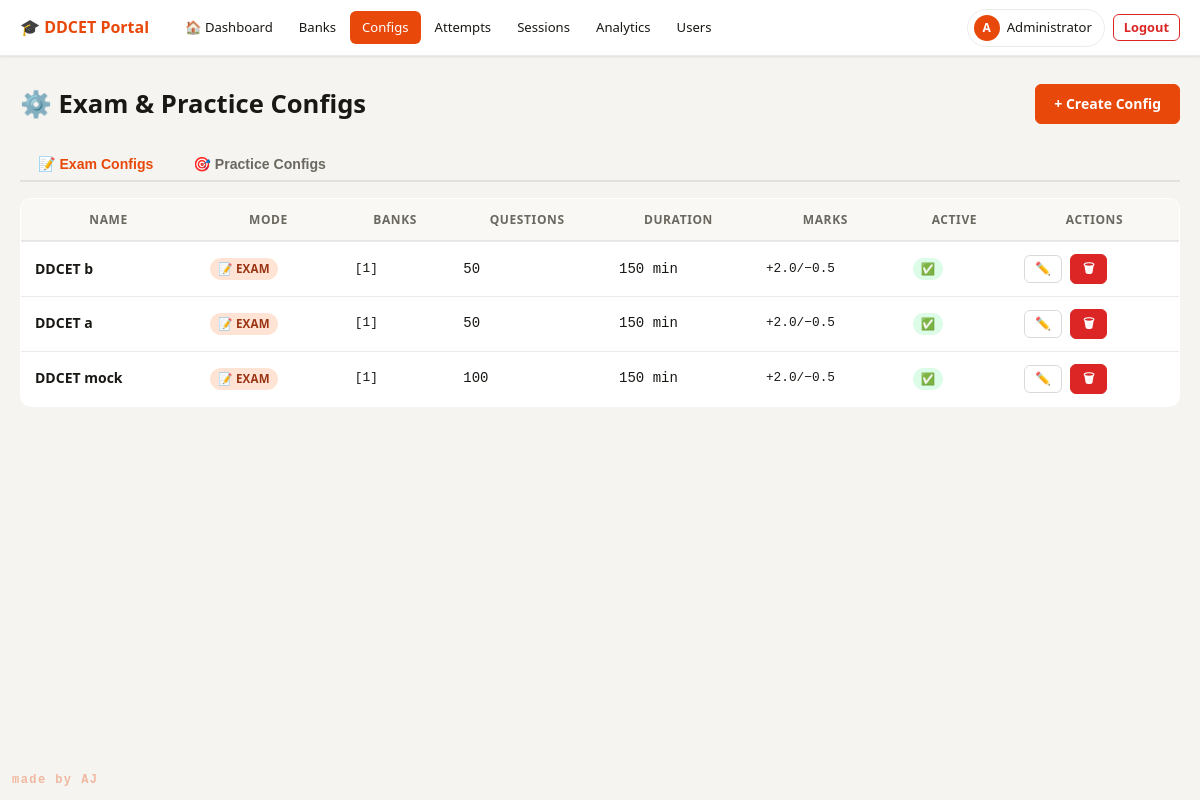
The page /admin/configs (signed in) on the database its author committed.
### models.py (models this page shows)
class User(UserMixin, db.Model):
    __tablename__ = 'users'
    id = db.Column(db.Integer, primary_key=True, autoincrement=True)
    name = db.Column(db.String(100), nullable=False)
    email = db.Column(db.String(150), unique=True, nullable=False)
    enrollment_number = db.Column(db.String(50), unique=True, nullable=False)
    engineering_branch = db.Column(db.String(100), nullable=False, default='Other')
    password = db.Column(db.String(255), nullable=False)
    role = db.Column(db.String(20), default='student')
    created_at = db.Column(db.DateTime, default=lambda: datetime.now(timezone.utc))
    is_active_user = db.Column(db.Boolean, default=True)
    last_login = db.Column(db.DateTime, nullable=True)
    @property
    def is_active(self):
        return self.is_active_user

class ExamConfig(db.Model):
    __tablename__ = 'exam_configs'
    id = db.Column(db.Integer, primary_key=True, autoincrement=True)
    name = db.Column(db.String(150), nullable=False)
    mode = db.Column(db.String(20), default='exam')
    bank_ids = db.Column(db.Text, nullable=False, default='[]')
    total_questions = db.Column(db.Integer, default=100)
    duration_minutes = db.Column(db.Integer, default=150)
    marks_correct = db.Column(db.Float, default=2.0)
    marks_wrong = db.Column(db.Float, default=0.5)
    section_filter = db.Column(db.Integer, default=0)
    topic_filter = db.Column(db.Text, default='')
    is_active = db.Column(db.Boolean, default=True)
    allow_reattempt = db.Column(db.Boolean, default=False)
    created_by = db.Column(db.Integer, db.ForeignKey('users.id'))
    created_at = db.Column(db.DateTime, default=lambda: datetime.now(timezone.utc))
    end_date = db.Column(db.DateTime, nullable=True)
    creator = db.relationship('User', foreign_keys=[created_by])

### admin.py (the view)
@admin_bp.route('/configs')
@login_required
@admin_required
def configs():
    exam_configs = ExamConfig.query.filter_by(mode='exam').order_by(ExamConfig.created_at.desc()).all()
    practice_configs = ExamConfig.query.filter_by(mode='practice').order_by(ExamConfig.created_at.desc()).all()
    return render_template('admin/configs.html',
                           exam_configs=exam_configs,
                           practice_configs=practice_configs)

### admin.py (called while the page is built)
def admin_required(f):
    from functools import wraps
    @wraps(f)
    def decorated(*args, **kwargs):
        if not current_user.is_authenticated or current_user.role != 'admin':
            abort(403)
        return f(*args, **kwargs)
    return decorated

### auth.py (called while the page is built)
def generate_csrf_token():
    if '_csrf_token' not in session:
        session['_csrf_token'] = secrets.token_hex(32)
    return session['_csrf_token']

@auth_bp.before_app_request
def inject_csrf():
    from flask import g
    g.csrf_token = generate_csrf_token()

### templates/admin/configs.html (shortened to what this page needs)
{% extends "base.html" %}
{% block content %}
<div class="main-content">
    <div class="d-flex justify-between align-center" style="margin-bottom: 24px;">
        <h1>⚙️ Exam & Practice Configs</h1>
        <a href="{{ url_for('admin.create_config') }}" class="btn btn-primary">+ Create Config</a>
    </div>
    <div class="tabs">
        <button class="tab-btn active" data-tab="tab-exam">📝 Exam Configs</button>
        <button class="tab-btn" data-tab="tab-practice">🎯 Practice Configs</button>
    </div>
    <div id="tab-exam" class="tab-content active">
        {% if exam_configs %}
        <div class="table-responsive">
            <table class="table-dark">
                <thead>
                    <tr>
                        <th>Name</th>
                        <th>Mode</th>
                        <th>Banks</th>
                        <th>Questions</th>
                        <th>Duration</th>
                        <th>Marks</th>
                        <th>Active</th>
                        <th>Actions</th>
                    </tr>
                </thead>
                <tbody>
                    {% for c in exam_configs %}
                    <tr>
                        <td><strong>{{ c.name }}</strong></td>
                        <td><span class="badge badge-exam">📝 EXAM</span></td>
                        <td class="mono" style="font-size:.8rem;">{{ c.bank_ids }}</td>
                        <td class="mono">{{ c.total_questions }}</td>
                        <td class="mono">{{ c.duration_minutes }} min</td>
                        <td class="mono" style="font-size:.8rem;">+{{ c.marks_correct }}/−{{ c.marks_wrong }}</td>
                        <td><span class="badge {{ 'badge-success' if c.is_active else 'badge-danger' }}">{{ '✅' if
                                c.is_active else '❌' }}</span></td>
                        <td>
                            <div class="btn-group">
                                <a href="{{ url_for('admin.edit_config', config_id=c.id) }}"
                                    class="btn btn-outline btn-sm">✏️</a>
                                <form action="{{ url_for('admin.delete_config', config_id=c.id) }}" method="POST"
                                    style="display:inline;" class="delete-form">
                                    <button type="submit" class="btn btn-danger btn-sm">🗑</button>
                                </form>
                            </div>
                        </td>
                    </tr>
                    {% endfor %}
                </tbody>
            </table>
        </div>
        {% else %}
        <div class="empty-state">
            <div class="empty-icon">📝</div>
            <h3>No exam configs yet</h3>
            <p>Create an exam configuration to allow students to take timed exams.</p>
        </div>
        {% endif %}
    </div>
</div>
{% endblock %}

### templates/base.html (shortened to what this page needs)
<!DOCTYPE html>
<html lang="en">
<head>
    <link rel="stylesheet" href="{{ url_for('static', filename='css/main.css') }}">
</head>
<body>
    {% block nav %}
    <nav class="nav-light">
        <a href="/" class="logo">🎓 DDCET Portal</a>
        {% if current_user.is_authenticated %}
        <div class="nav-desktop-links">
            {% if current_user.role == 'admin' %}
            <a href="{{ url_for('admin.dashboard') }}"
                class="nav-item {% if request.endpoint == 'admin.dashboard' %}active{% endif %}">🏠 Dashboard</a>
            <a href="{{ url_for('admin.banks') }}"
                class="nav-item {% if request.endpoint and 'bank' in request.endpoint %}active{% endif %}">Banks</a>
            <a href="{{ url_for('admin.configs') }}"
                class="nav-item {% if request.endpoint and 'config' in request.endpoint %}active{% endif %}">Configs</a>
            <a href="{{ url_for('admin.attempts') }}"
                class="nav-item {% if request.endpoint in ['admin.attempts', 'admin.attempt_detail'] %}active{% endif %}">Attempts</a>
            <a href="{{ url_for('admin.practice_sessions') }}"
                class="nav-item {% if request.endpoint == 'admin.practice_sessions' %}active{% endif %}">Sessions</a>
            <a href="{{ url_for('admin.analytics') }}"
                class="nav-item {% if request.endpoint and 'analytics' in request.endpoint %}active{% endif %}">Analytics</a>
            <a href="{{ url_for('admin.users') }}"
                class="nav-item {% if request.endpoint == 'admin.users' %}active{% endif %}">Users</a>
            {% endif %}
        </div>
        <div class="nav-desktop-actions">
            <a href="{{ url_for('auth.profile') }}" class="nav-user-chip">
                <span class="user-avatar-sm">{{ current_user.name[0]|upper }}</span>
                <span class="nav-user-name-sm">{{ current_user.name.split()[0] }}</span>
            </a>
            <a href="{{ url_for('auth.logout') }}" class="btn btn-outline btn-sm"
                style="color:var(--red);border-color:var(--red);">Logout</a>
        </div>
        {% endif %}
    </nav>
    {% endblock %}
    {% block content %}{% endblock %}
    <div style="
        position: fixed;
        bottom: 10px;
        left: 12px;
        font-size: 12px;
        font-weight: 700;
        font-family: var(--font-mono, monospace);
        color: var(--primary, #e8480a);
        opacity: 0.35;
        letter-spacing: 0.12em;
        user-select: none;
        pointer-events: none;
        z-index: 9999;
    ">made by AJ</div>
</body>
</html>

### templates/base.html (style rules this page uses)
.nav-item.active { background: var(--primary, #4f46e5); color: #fff !important; border-radius: 6px; }

### rows shown on the page
User: name "A", name "Administrator"
ExamConfig: name "DDCET b", bank_ids "[1]", total_questions "50", duration_minutes "150", marks_correct "2.0", marks_wrong "0.5", is_active "✅"
ExamConfig: name "DDCET a", bank_ids "[1]", total_questions "50", duration_minutes "150", marks_correct "2.0", marks_wrong "0.5", is_active "✅"
ExamConfig: name "DDCET mock", bank_ids "[1]", total_questions "100", duration_minutes "150", marks_correct "2.0", marks_wrong "0.5", is_active "✅"
